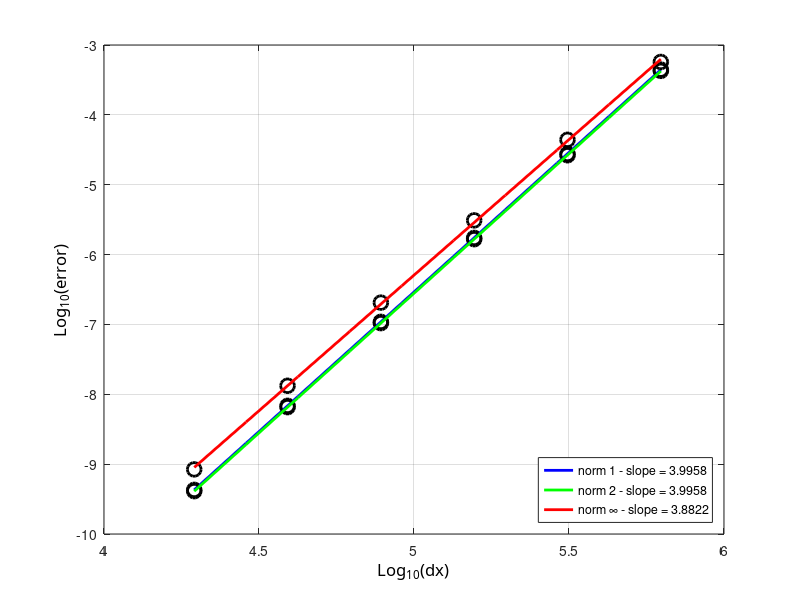

Reproduce this figure in MATLAB.
clc; clear all; close all;

radius=6371220;
N=[16 32 64 128 256 512];
dx=2*pi*radius./(4*N);
% e1=[3.3707*10^-4 2.0751*10^-5 1.2964*10^-6 8.1231*10^-8 5.0903*10^-9 3.1888*10^-10];
% e2=[3.1674*10^-4 1.9593*10^-5 1.2274*10^-6 7.6985*10^-8 4.8271*10^-9 3.0280*10^-10];
% e3=[3.7839*10^-4 2.5503*10^-5 1.8238*10^-6 1.2133*10^-7 7.8110*10^-9 4.9564*10^-10];

% e1=[4.4656*10^-5 2.9404*10^-6 1.8859*10^-7 1.1972*10^-8 7.5548*10^-10 4.7499*10^-11];
% e2=[5.2622*10^-5 3.4964*10^-6 2.2566*10^-7 1.4352*10^-8 9.0630*10^-10 5.7106*10^-11];
% e3=[1.1018*10^-4 8.9432*10^-6 6.3993*10^-7 4.2842*10^-8 2.7721*10^-9 1.7640*10^-10];

e1=[4.4464*10^-4 2.7567*10^-5 1.7319*10^-6 1.0886*10^-7 6.8327*10^-9 4.2837*10^-10];
e2=[4.2619*10^-4 2.6414*10^-5 1.6606*10^-6 1.0438*10^-7 6.5488*10^-9 4.1045*10^-10];
e3=[5.7206*10^-4 4.3945*10^-5 3.0870*10^-6 2.0521*10^-7 1.3242*10^-8 8.4121*10^-10];

% e1=[9.5570*10^-5 6.2727*10^-6 4.0293*10^-7 2.5561*10^-8 1.6119*10^-9 1.0140*10^-10];
% e2=[1.1354*10^-4 7.4509*10^-6 4.7991*10^-7 3.0505*10^-8 1.9247*10^-9 1.2102*10^-10];
% e3=[2.5127*10^-4 1.9429*10^-5 1.3703*10^-6 9.1295*10^-8 5.8964*10^-9 3.7487*10^-10];

% e1=[2.4373*10^-3 1.6193*10^-4 1.0351*10^-5 6.5310*10^-7 4.0991*10^-8 2.5671*10^-9];
% e2=[2.3263*10^-3 1.5486*10^-4 9.9131*10^-6 6.2580*10^-7 3.9290*10^-8 2.4608*10^-9];
% e3=[3.1250*10^-3 2.5748*10^-4 1.8414*10^-5 1.2296*10^-6 7.8432*10^-8 5.0468*10^-9];

% e1=[1.1430*10^-5 4.0438*10^-7 2.0910*10^-8 1.2176*10^-9 7.3855*10^-11 4.5993*10^-12];
% e2=[1.4758*10^-5 8.1813*10^-7 6.4914*10^-8 5.4953*10^-9 4.7583*10^-10 4.1633*10^-11];
% e3=[2.8075*10^-5 3.0386*10^-6 3.7356*10^-7 4.3567*10^-8 5.2230*10^-9 6.3823*10^-10];

% e1=[1.3883*10^-5 5.2773*10^-7 2.7072*10^-8 1.5547*10^-9 9.3430*10^-11 5.7731*10^-12];
% e2=[1.8078*10^-5 1.1000*10^-6 8.4090*10^-8 6.9357*10^-9 5.9230*10^-10 5.1460*10^-11];
% e3=[3.9774*10^-5 4.5644*10^-6 4.9238*10^-7 5.6815*10^-8 6.8074*10^-9 8.2825*10^-10];

ldx=log10(dx);
le1=log10(e1);
le2=log10(e2);
le3=log10(e3);

%% plot 1
figure(11); 
%% curve 1
hl1=plot(ldx,le1,'ok');
set(hl1,'LineWidth',2.0);
set(hl1,'MarkerSize',10);
set(hl1,'MarkerEdgeColor','k');

hold on;
[a1,b1]=polyfit(ldx,le1,1);
tt=linspace(min(ldx),max(ldx),10);
lsq1=a1(2)+a1(1)*tt;
% %% courbes...
hlf1=plot(tt,lsq1,'-b');
set(hlf1,'LineWidth',2.0);


%% curve 2
hl1=plot(ldx,le2,'ok');
set(hl1,'LineWidth',2.0);
set(hl1,'MarkerSize',10);
set(hl1,'MarkerEdgeColor','k');

hold on;
[a2,b1]=polyfit(ldx,le2,1);
tt=linspace(min(ldx),max(ldx),10);
lsq1=a2(2)+a2(1)*tt;
% %% courbes...
hlf2=plot(tt,lsq1,'-g');
set(hlf2,'LineWidth',2.0);

%% curve 3
hl1=plot(ldx,le3,'ok');
set(hl1,'LineWidth',2.0);
set(hl1,'MarkerSize',10);
set(hl1,'MarkerEdgeColor','k');

hold on;
[a3,b1]=polyfit(ldx,le3,1);
tt=linspace(min(ldx),max(ldx),10);
lsq1=a3(2)+a3(1)*tt;
% %% courbes...
hlf3=plot(tt,lsq1,'-r');
set(hlf3,'LineWidth',2.0);

ha=gca;
xa=get(gca,'Xlabel');
set(ha,'Xgrid','on');
set(xa,'String','Log_{10}(dx)');
set (xa,'FontName','Calibri');
set(xa,'FontSize',12);

% ylabel
ha=gca;
ya=get(gca,'Ylabel');
set(ha,'Ygrid','on');
set(ya,'String','Log_{10}(error)');
set (ya,'FontName','Calibri');
set(ya,'FontSize',12);

%% legend
legend([hlf1,hlf2,hlf3],{['norm 1 - slope = ' num2str(a1(1))],['norm 2 - slope = ' num2str(a2(1))],['norm \infty - slope = ' num2str(a3(1))]},'Location','SouthEast')
